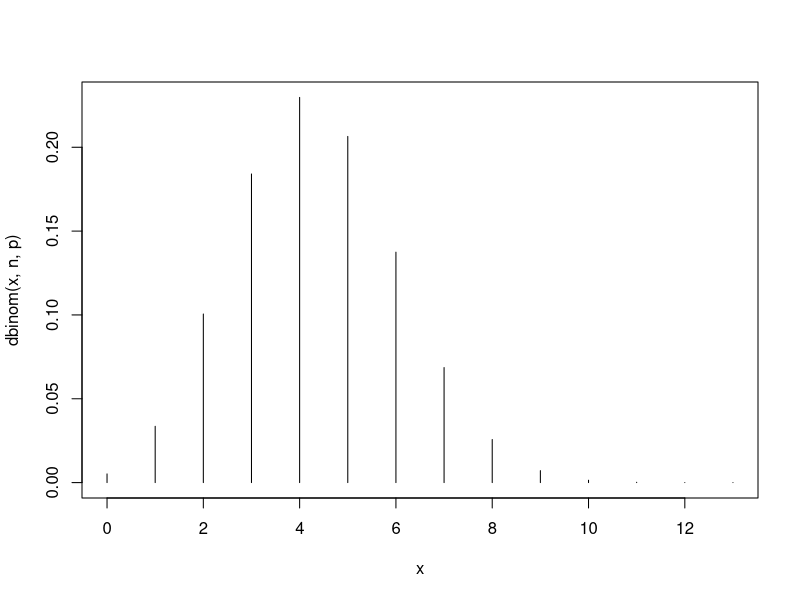
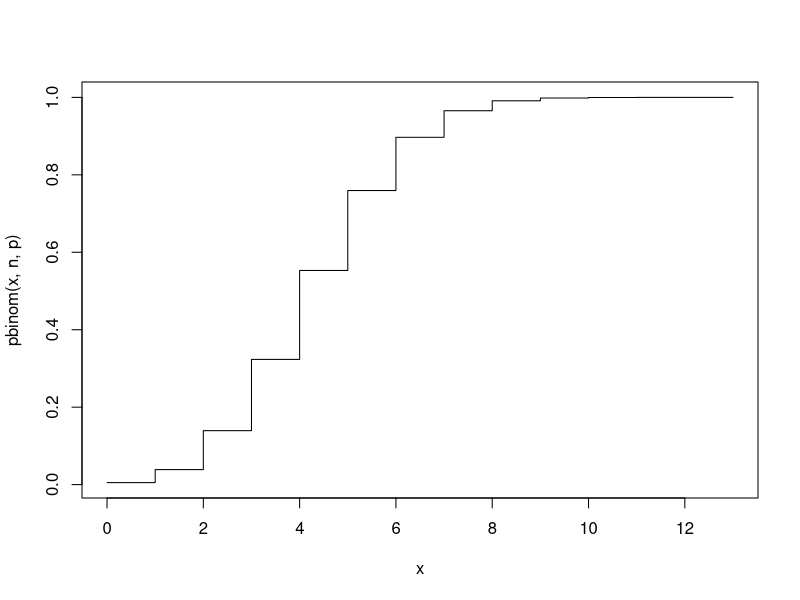
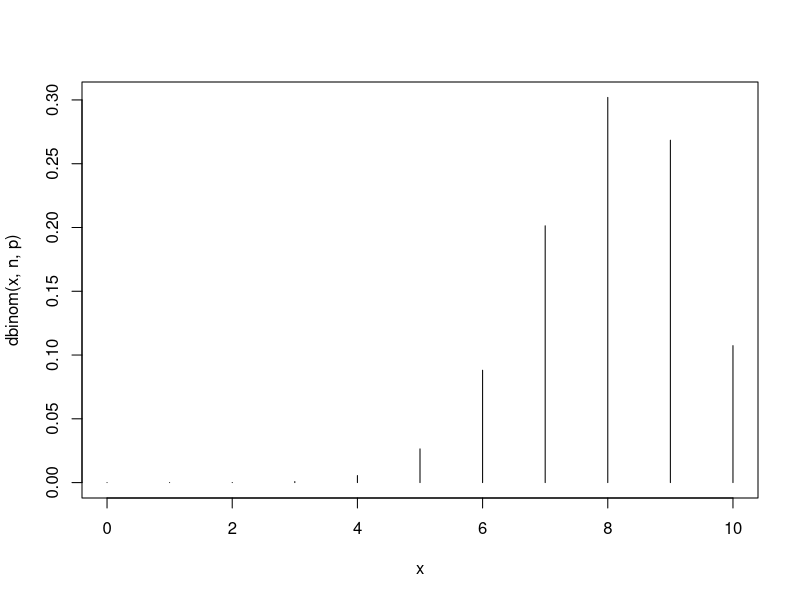
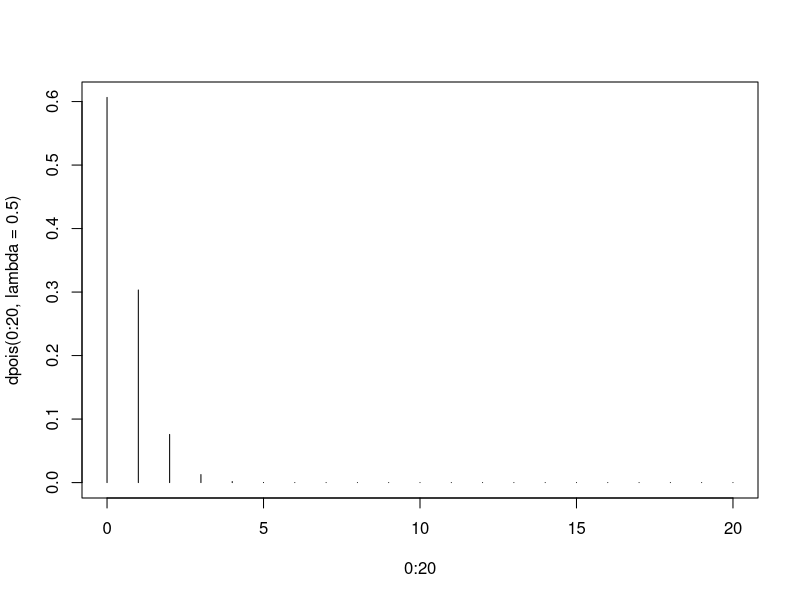
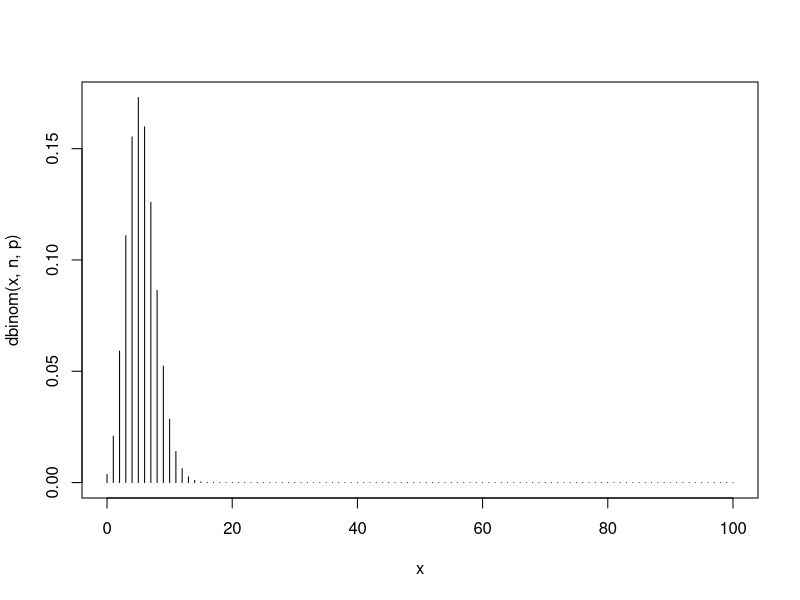
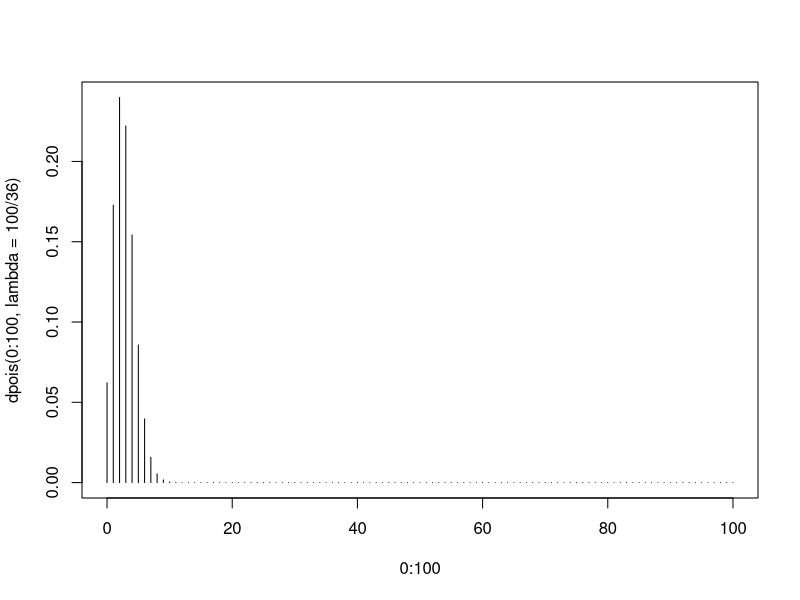

Source code (R) for these figures, in order:
#### Binomial Verteilung

# Bsp Toto
p = 0.333 
n = 13
x = 0:13 
dbinom(x,n,p)
sum(dbinom(0:5,n,p))
pbinom(5,n,p)
rbinom(100,13,0.33)

plot(x,dbinom(x,n,p), type='h')
plot(x,pbinom(x,n,p), type='s')


# Party mit 10 Leuten
n =   10 
p =  0.8 #80% kommen nicht
x = 0:10
plot(x,dbinom(x,n,p), type='h')

s = 0
for (i in 0:11){
  s = s + dbinom(i,n,p) * i #\sum p_i * x_i  
}
s

#### Poison Verteilung
plot(x=0:20, y=dpois(0:20, lambda=0.5), type="h")
# Change lambda


#### Poison Verteilung GW Binomial
# 6-er Pasch bei 100 Würfen
p = 1/36 
n = 199
x = 0:100 
plot(x,dbinom(x,n,p), type='h')

#EW = n*p = 100/36  = 2.77...
# Es ist Bionomial aber troztdem Poisson
plot(x=0:100, y=dpois(0:100, lambda=100/36), type="h")
